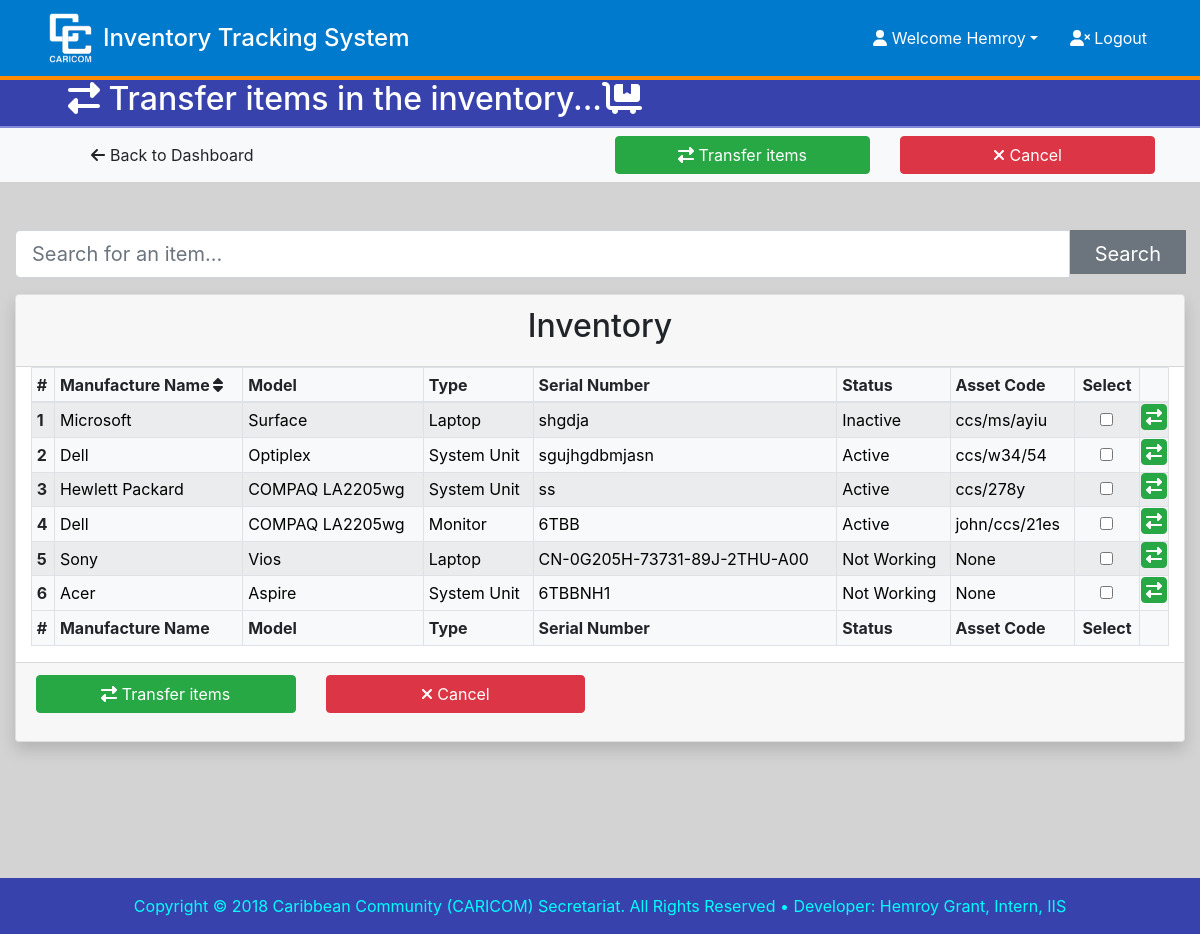
Page /transfer/ (signed in) on the committed database.
### its/models.py (models this page shows, shortened)
class Transactions(models.Model):
    class Meta:
        ordering = ['-date']
    STATUS_CHOICES = (
        ('Active', 'ACTIVE'),
        ('Inactive', 'INACTIVE'),
        ('Not Working', 'NOT WORKING'),
        ('Disposed', 'DISPOSED'),
    )
    OPERATION_CHOICES = (
        ('Add','ADD'),
        ('Transfer','TRANSFER'),
        ('Remove','REMOVE'),
        ('Change Status','CHANGE STATUS'),
        ('Disposed', 'DISPOSED'),
        ('Edit', 'EDIT'),
    )
    id = models.UUIDField(primary_key=True, default=uuid.uuid4)
    sid = models.ForeignKey(Staff, on_delete=models.SET_NULL, null=True)
    iid = models.ForeignKey(Inventory, on_delete=models.SET_NULL, null=True)
    date = models.DateTimeField(default=timezone.now, blank=True)
    operation = models.CharField(max_length=14, choices=OPERATION_CHOICES)
    remarks = models.TextField(null=True, blank=True)
    location = models.CharField(max_length=120)
    proprietor = models.CharField(max_length=30)
    status = models.CharField(max_length=12, choices=STATUS_CHOICES)

class Inventory(models.Model):
    iid = models.AutoField(primary_key=True)
    manufacture_name = models.ForeignKey(Mname, on_delete=models.SET_NULL, null=True)
    model_name = models.CharField(max_length=20, null=True, blank=True)
    device_type = models.CharField(max_length=20)
    serial_number = models.CharField(max_length=30, unique=True)
    asset_code = models.CharField(max_length=6, null=True, blank=True)

class Mname(models.Model):
    names = models.CharField(max_length=25, unique=True)
    def __str__(self):
        return(self.names)

### its/views.py (the view, shortened to what this page needs)
# urls.py: path('transfer/', views.transfer, name='transfer'),
@login_required
@csrf_exempt
def transfer(request):
    if request.method == 'POST':
        display = 'd-none'
        uid = request.user
        sid = Staff.objects.get(username=uid)
        iid = request.POST.get('item_row', 0)
        if iid == 0:
            items = []
            selected_items = request.POST.getlist('item_selected')
            items = Inventory.objects.filter(iid__in=selected_items)
            reason = request.POST.get('remarks')
            location = request.POST.get('location')
            proprietor = request.POST.get('proprietor')
            operation = 'Transfer'
            for item in items:
                reason = request.POST.get('remarks')
                itemtotransfer = Inventory.objects.get(iid=item.iid)
                recent_value = Transactions.objects.filter(iid=item.iid).order_by('-date')[0]
                name = itemtotransfer.manufacture_name
                remarks = " ".join(['Transfered: ', '(', name.names, itemtotransfer.model_name, ')', 'from', recent_value.proprietor, 'of', recent_value.location, 'to', proprietor, 'at', location, '... Reason: ', reason])
                Transactions.objects.create(iid = itemtotransfer, sid = sid, operation = operation, location = location, proprietor = proprietor, remarks = remarks, status = recent_value.status)
            inventory = nodupes()
            page = request.GET.get('page', 1)
            paginator = Paginator(inventory, 15)
            try:
                inventorys = paginator.page(page)
            except PageNotAnInteger:
                inventorys = paginator.page(paginator.num_pages)
            return render(request, 'its/transfer.html', {'inventorys': inventorys, 'display': display})
        else:
            reason = request.POST.get('remarks')
            location = request.POST.get('location')
            proprietor = request.POST.get('proprietor')
            operation = 'Transfer'
            item = Inventory.objects.get(iid=iid)
            recent_value = Transactions.objects.filter(iid=iid).order_by('-date')[0]
            name = item.manufacture_name
            remarks = " ".join(['Transfered: ', '(', name.names, item.model_name, ')', 'from', recent_value.proprietor, 'of', recent_value.location, 'to', proprietor, 'at', location, '... Reason: ', reason])
            Transactions.objects.create(iid = item, sid = sid, operation = operation, location = location, proprietor = proprietor, remarks = remarks, status = recent_value.status)
            inventory = nodupes()
            page = request.GET.get('page', 1)
            paginator = Paginator(inventory, 15)
            try:
                inventorys = paginator.page(page)
            except PageNotAnInteger:
                inventorys = paginator.page(paginator.num_pages)
            return render(request, 'its/transfer.html', {'inventorys': inventorys, 'display': display})
    else:
        display = 'd-none'
        display1 = 'd-none'
        inventory = nodupes()
        page = request.GET.get('page', 1)
        paginator = Paginator(inventory, 15)
        try:
            inventorys = paginator.page(page)
        except PageNotAnInteger:
            inventorys = paginator.page(paginator.num_pages)
        return render(request, 'its/transfer.html', {'inventorys': inventorys, 'display': display, 'display1': display1})

### its/views.py (called while the page is built)
def nodupes():
    objs = Transactions.objects.exclude(iid__isnull=True).order_by("-date")
    seen = set()
    keep = []
    for o in objs:
        if o.iid not in seen:
            keep.append(o)
            seen.add(o.iid)
    return(keep)

### its/templates/its/transfer.html (shortened to what this page needs)
{% extends 'its/main-template.html' %}
{% load static %}
{% block content %}
        </div>
    <div class="navbar_brd_btm"></div>
    <header id="main-header" class="text-white">
        <div class="container">
            <div class="mx-2 row">
                <div class="col">
                    <a href="/transfer" id="a"><h2><i class="fa fa-exchange-alt"></i> Transfer items in the inventory...<i class="fas fa-dolly-flatbed"></i></h2></a>
                </div>
            </div>
        </div>
    </header>
    <div class="container-fluid py-2 bg-light actions">
        <div class="container">
            <div class="row">
                <div class="col-md-3 mr-auto">
                    <a href="../" class="btn btn-light btn-block"><i class="fa fa-arrow-left"></i> Back to Dashboard</a>
                </div>
                <div class="col-md-3 col-sm-6 d-none d-sm-block">
                    <a href="#" class="btn btn-success btn-block" data-toggle="modal" data-target="#transferConfirm"><i class="fa fa-exchange-alt"></i> Transfer items</a>
                </div>
                <div class="col-md-3 d-none col-sm-6 d-sm-block">
                    <a href="../" class="btn btn-danger btn-block"><i class="fas fa-times"></i> Cancel</a>
                </div>
            </div>
        </div>
    </div>
    <div class="container-fluid mt-5">
        <form action="/transfer" method="GET" class="input-group input-group-lg">
            <input type="text" class="form-control" name="search" id="search" placeholder="Search for an item...">
            <div class="input-group-prepend">
                <button class="btn btn-secondary px-4 form-control" id="search_submit" type="submit">Search</button>
            </div>
        </form>
    </div>
    <div class="container-fluid mt-3">
        <div class="card shadow">
            <div class="card-header text-center"><h2>Inventory</h2></div>
            <form action="/transfer/" method="POST" id="transferform">
                <div class="container-fluid table-responsive">
                    <table id="example" class="table table-bordered table-sm table-hover bg-light table-striped">
                        <thead>
                            <tr>
                                <th>#</th>
                                <th>Manufacture Name <i class="fa fa-sort" aria-hidden="true"></i></th>
                                <th>Model</th>
                                <th>Type</th>
                                <th>Serial Number</th>
                                <th>Status</th>
                                <th>Asset Code</th>
                                <th class="text-center">Select</th>
                                <th></th>
                            </tr>
                        </thead>
                        <tbody id="myTable">
                            {% for inventory in inventorys %}
                            <tr>
                                <th scope="row"></th>
                                <td data-href="{% url 'item' key=inventory.iid.iid %}"><a href="{% url 'item' key=inventory.iid.iid %}">{{ inventory.iid.manufacture_name }}</a></td>
                                <td data-href="{% url 'item' key=inventory.iid.iid %}"><a href="{% url 'item' key=inventory.iid.iid %}">{{ inventory.iid.model_name }}</a></td>
                                <td data-href="{% url 'item' key=inventory.iid.iid %}"><a href="{% url 'item' key=inventory.iid.iid %}">{{ inventory.iid.device_type }}</a></td>
                                <td data-href="{% url 'item' key=inventory.iid.iid %}"><a href="{% url 'item' key=inventory.iid.iid %}">{{ inventory.iid.serial_number }}</a></td>
                                <td data-href="{% url 'item' key=inventory.iid.iid %}"><a href="{% url 'item' key=inventory.iid.iid %}">{{ inventory.status }}</a></td>
                                <td data-href="{% url 'item' key=inventory.iid.iid %}"><a href="{% url 'item' key=inventory.iid.iid %}">{{ inventory.iid.asset_code }}</a></td>
                                <td class="text-center px-0"><input value="{{ inventory.iid.iid }}" onclick="set(this)" type="checkbox" {% if inventory.status == 'Disposed' %}disabled{% endif %}></td>
                                <td class="text-center p-0"><button onclick="getid(this)" data-toggle="modal" data-target="#transferConfirm" value="{{ inventory.iid.iid }}" class="btn btn-success p-0 px-1" {% if inventory.status == 'Disposed' %}disabled{% endif %}><i class="p-0 fas fa-exchange-alt"></i></button></td>
                            </tr>
                            {% endfor %}
                        </tbody>
                        <tfoot>
                            <th>#</th>
                            <th>Manufacture Name</th>
                            <th>Model</th>
                            <th>Type</th>
                            <th>Serial Number</th>
                            <th>Status</th>
                            <th>Asset Code</th>
                            <th class="text-center">Select</th>
                            <th></th>
                        </tfoot>
                    </table>
                </div>
            </form>
            <div class="card-footer">
                <div class="row">
                    <div class="col-md-3 col-sm-6">
                        <a><span class="btn btn-success btn-block" data-toggle="modal" data-target="#transferConfirm"><i class="fa fa-exchange-alt"></i> Transfer items</span></a>
                    </div>
                    <div class="col-md-3 col-sm-6 mb-3">
                        <a href="../"><span class="btn btn-danger btn-block"><i class="fa fa-times"></i> Cancel</span></a>
                    </div>
                </div>
            </div>
        </div>
    </div>
{% endblock %}

### its/templates/its/main-template.html (shortened to what this page needs)
{% load static %}
<!DOCTYPE html>
<html lang="en">
<head>
    <link rel="stylesheet" href="{% static 'css/all.css' %}">
    <link rel="stylesheet" href="{% static 'css/bootstrap.css' %}">
    <link rel="stylesheet" href="{% static 'css/style.css' %}">
</head>
<body>
    <div id="container">
        <nav class="navbar navbar-expand-md p-2">
            <div class="container">
                <a href="/" class="navbar-brand"><img src="{% static 'img/logo.png' %}" width="50px" height="50px" alt="CARICOM Logo"><h4 class="d-inline p-0 pl-2 align-middle text-white">Inventory Tracking System</h4></a>
                <div class="collapse navbar-collapse" id="navbarNav">
                        <ul class="menu-item navbar-nav ml-auto {% if user.is_authenticated %}{% else %}d-none{% endif %}">
                            <li class="nav-item dropdown">
                                <a href="#" class="nav-link dropdown-toggle" data-toggle="dropdown" style="text-transform: capitalize;"><i class="fa fa-user"></i> Welcome {{ user.username }}</a>
                            </li>
                            <li class="nav-item">
                                <a href="/logout" class="nav-link" data-toggle="tooltip" data-placement="top" title="Logout"><i class="fa fa-user-times"></i> Logout</a>
                            </li>
                        </ul>
                    </div>
                </div>
            </nav>
            <div class="navbar_brd_btm"></div>
    {% block content %}
    {% endblock %}
    <footer class="text-light pt-3">
        <div class="container">
            <div class="row">
                <div class="col">
                    <p class="text-center">Copyright &copy; 2018 Caribbean Community (CARICOM) Secretariat. All Rights Reserved • Developer: Hemroy Grant, Intern, IIS</p>
                </div>
            </div>
        </div>
    </footer>
</body>
</body>
</html>

### its/static/css/all.css (style rules this page uses)
.fa-arrow-left:before { content: "\f060"; }
.fa-sort:before { content: "\f0dc"; }
.fa-user:before { content: "\f007"; }

### its/static/css/style.css (style rules this page uses)
body { background-color: lightgray; min-height: 660px; }
#a, #a:hover { color: white; text-decoration: none; }
.navbar { background-color: #007acc; }
.navbar_brd_btm { background-color: darkorange; height: 2px; }
.navbar-nav > li > a { margin-left: 1rem; color: white; }
.actions { border-top: 2px solid #8289da; }
header { background-color: #3842ad; }
footer { margin-top: 136px; background-color: #3842ad; }
footer p { color: aqua; }
*[data-href] { cursor: pointer; }
td a { display: inline-block; min-height: 100%; width: 100%; padding: auto; }
#myTable a { text-decoration: none; color: black; }
td { padding: 0; }

### rows in the picture
Transactions: iid.manufacture_name "Microsoft", iid.model_name "Surface", iid.device_type "Laptop", iid.serial_number "shgdja", status "Inactive", iid.asset_code "ccs/ms/ayiu"
Transactions: iid.manufacture_name "Dell", iid.model_name "Optiplex", iid.device_type "System Unit", iid.serial_number "sgujhgdbmjasn", status "Active", iid.asset_code "ccs/w34/54"
Transactions: iid.manufacture_name "Hewlett Packard", iid.model_name "COMPAQ LA2205wg", iid.device_type "System Unit", iid.serial_number "ss", status "Active", iid.asset_code "ccs/278y"
Transactions: iid.manufacture_name "Dell", iid.model_name "COMPAQ LA2205wg", iid.device_type "Monitor", iid.serial_number "6TBB", status "Active", iid.asset_code "john/ccs/21es"
Transactions: iid.manufacture_name "Sony", iid.model_name "Vios", iid.device_type "Laptop", iid.serial_number "CN-0G205H-73731-89J-2THU-A00", status "Not Working", iid.asset_code "None"
Transactions: iid.manufacture_name "Acer", iid.model_name "Aspire", iid.device_type "System Unit", iid.serial_number "6TBBNH1", status "Not Working", iid.asset_code "None"

### other values in the picture
{{ user.username }} "Hemroy"
